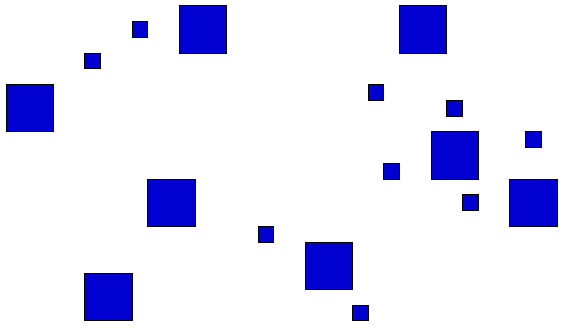
#> input picture imgs/objetos1.png, 563 x 327 px, found by its file name
$ python question1.py
#> lines starting #> are read from the running program, lines starting #| are printed output that depends on the picture; after the words box and inside, x2 and y2 are one past the last pixel; in counts of white or black regions, pixels touching at a corner belong together
import cv2
import matplotlib.pyplot as plt
import os

def process_and_display_image(input_image_path, show_on_screen=False):
    """
    Processes an input image by converting it to black-and-white,
    and optionally displays the images on the screen. Saves the processed image
    to a predefined output path.

    Args:
        input_image_path (str): Path to the input image file.
        show_on_screen (bool): Whether to display the images on the screen. Default is False.
    """
#> called with input_image_path = 'imgs/objetos1.png', show_on_screen = True
    # Read colored image
    colored_image = cv2.imread(input_image_path)  # BGR format by default
#> colored_image is the input picture: shape (327, 563, 3); mean B, G, R 247.3, 225.6, 225.6

    # Convert from BGR to RGB for correct visualization with matplotlib
    rgb_image = cv2.cvtColor(colored_image, cv2.COLOR_BGR2RGB)

    # Convert to grayscale
    gray_image = cv2.cvtColor(colored_image, cv2.COLOR_BGR2GRAY)

    # Convert grayscale to black and white using a threshold
    _, bw_image = cv2.threshold(gray_image, 200, 255, cv2.THRESH_BINARY)
#> bw_image: shape (327, 563); 88.5% white; 17 black regions, largest, box (x1, y1, x2, y2) and area: (179, 5, 227, 54) 2352, (399, 5, 447, 54) 2352, (431, 131, 479, 180) 2352

    # Generate output path based on input file name
    archive_original_name = input_image_path.split('/')[-1].split('.')[0]
    output_directory = "imgs1_output"
    output_image_path = f"{output_directory}/{archive_original_name}_bw.png"

    # Create the output directory if it doesn't exist
    os.makedirs(output_directory, exist_ok=True)

    # Suppress libpng warnings
    cv2.imwrite(output_image_path, bw_image, [cv2.IMWRITE_PNG_COMPRESSION, 9])

    # Display the images if requested
    if show_on_screen:
        plt.figure(figsize=(10, 5))  # Adjust figure size to reduce excess space
        plt.subplot(1, 2, 1)
        plt.imshow(rgb_image)
        plt.title('Colored Image')
        plt.axis('off')

        plt.subplot(1, 2, 2)
        plt.imshow(bw_image, cmap='gray')
        plt.title('Monochrome Image')
        plt.axis('off')

        plt.tight_layout(rect=[0, 0, 1, 1])  # Adjust layout to minimize extra space
        plt.show()
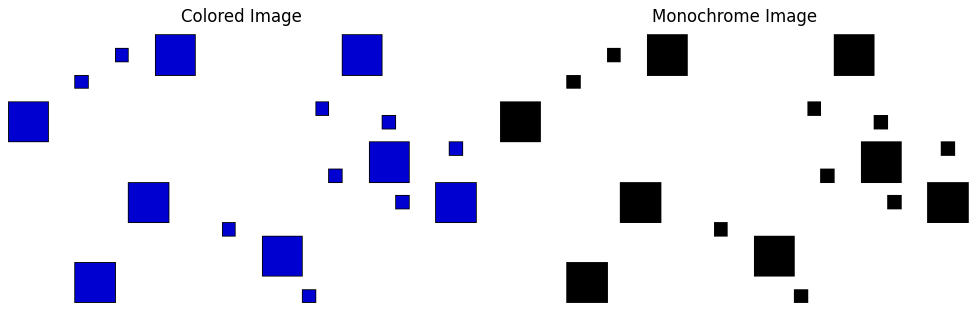
#> figure drawn by matplotlib, 2 panels

# Example usage
if __name__ == "__main__":
    input_image_path = 'imgs/objetos1.png'  # Path to the input image
    process_and_display_image(input_image_path, show_on_screen=True)
    input_image_path = 'imgs/objetos2.png'
    process_and_display_image(input_image_path, show_on_screen=False)
#> call 2 of process_and_display_image, with input_image_path = 'imgs/objetos2.png', show_on_screen = False
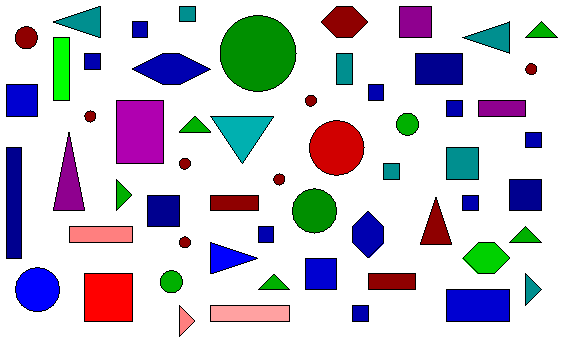
#> input picture imgs/objetos2.png, 563 x 343 px, found by its file name
#> in process_and_display_image, colored_image is the input picture: shape (343, 563, 3); mean B, G, R 211.4, 200.9, 203
#> in process_and_display_image (call 2), `gray_image = cv2.cvtColor(colored_image, cv2.COLOR_BGR2GRAY)`:
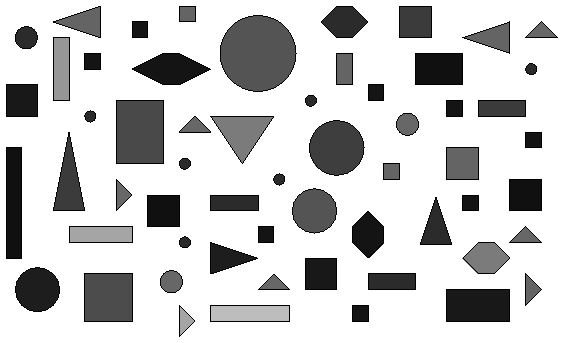
#> gray_image: shape (343, 563); min 0, max 255, mean 202.7
#> in process_and_display_image (call 2), `_, bw_image = cv2.threshold(gray_image, 200, 255, cv2.THRESH_BINARY)`:
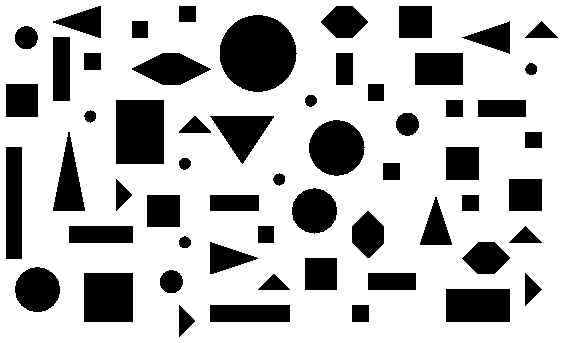
#> bw_image: shape (343, 563); 73.4% white; 58 black regions, largest, box (x1, y1, x2, y2) and area: (220, 15, 297, 92) 4616, (116, 100, 164, 164) 3072, (309, 120, 365, 176) 2402
    input_image_path = 'imgs/objetos3.png'
    process_and_display_image(input_image_path, show_on_screen=False)
#> call 3 of process_and_display_image, with input_image_path = 'imgs/objetos3.png', show_on_screen = False
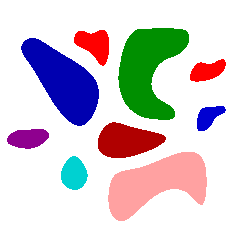
#> input picture imgs/objetos3.png, 238 x 238 px, found by its file name
#> in process_and_display_image, colored_image is the input picture: shape (238, 238, 3); mean B, G, R 209.9, 205.5, 212.4
#> in process_and_display_image (call 3), `gray_image = cv2.cvtColor(colored_image, cv2.COLOR_BGR2GRAY)`:
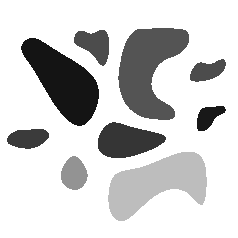
#> gray_image: shape (238, 238); min 20, max 255, mean 208.1
#> in process_and_display_image (call 3), `_, bw_image = cv2.threshold(gray_image, 200, 255, cv2.THRESH_BINARY)`:
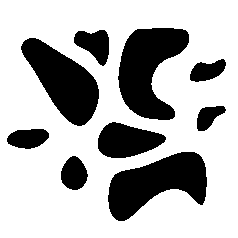
#> bw_image: shape (238, 238); 71.3% white; 9 black regions, largest, box (x1, y1, x2, y2) and area: (118, 28, 189, 120) 3969, (108, 152, 207, 221) 3934, (21, 38, 99, 126) 3584
